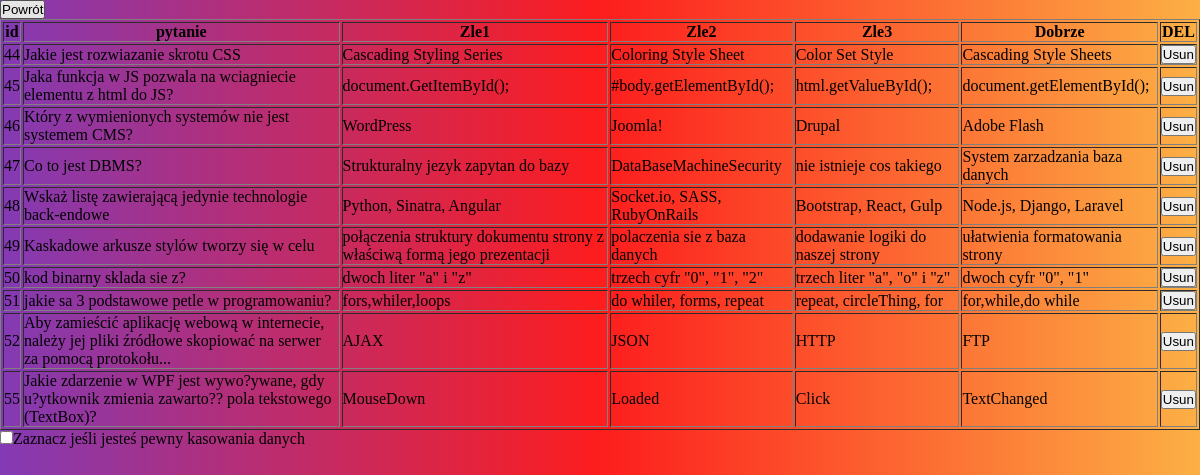
/zmiana.php, run on the app's committed database.
### tables this page shows
CREATE TABLE `kontent` (
  `id` tinyint(4) NOT NULL,
  `pytanie` text NOT NULL,
  `odpZ` text NOT NULL,
  `odpZ2` text NOT NULL,
  `odpZ3` text NOT NULL,
  `odpG` text NOT NULL
);

### zmiana.php (the view, shortened to what this page needs)
<!DOCTYPE html>
<html lang="en">
<head>
    <link rel='stylesheet' href='styles.css'>
</head>
<body>
<form method="GET">
    <button name="back" value="back">Powrót</button>
</form>
<?php
$con = new mysqli("localhost","root","","quiz");
echo "<form method='GET'>";
echo "<table border=1>";
echo "<tr>";
$Kolumny = ["id","pytanie","Zle1","Zle2","Zle3","Dobrze","DEL"];
for($i=0;$i<count($Kolumny);$i++){
    echo "<th>".$Kolumny[$i]."</th>";
}
echo "</tr>";
$sql2 = "SELECT * FROM kontent";
$result2 = $con->query($sql2);
while($row2 = $result2->fetch_row()){
    echo "<tr>";
    echo "<td>".$row2[0]."</td>";
    echo "<td>".$row2[1]."</td>";
    echo "<td>".$row2[2]."</td>";
    echo "<td>".$row2[3]."</td>";
    echo "<td>".$row2[4]."</td>";
    echo "<td>".$row2[5]."</td>";
    echo "<td>"."<button name='delete' value='".$row2[0]."'>Usun</button>"."</td>";
    echo "</tr>";
}
echo "</table>";
echo "<input type='checkbox' name='zgoda' value='Zgoda'>";
echo "<label for='zgoda'>Zaznacz jeśli jesteś pewny kasowania danych</label>";
echo "</form>";
?>
</body>
</html>

### styles.css (style rules this page uses)
* { margin: 0; padding: 0; }
body { background: rgb(131,58,180); background: linear-gradient(90deg, rgba(131,58,180,1) 0%, rgba(253,29,29,1) 50%, rgba(252,176,69,1) 100%); }

### data on the page
kontent: id "44", pytanie "Jakie jest rozwiazanie skrotu CSS", odpZ "Cascading Styling Series", odpZ2 "Coloring Style Sheet", odpZ3 "Color Set Style", odpG "Cascading Style Sheets"
kontent: id "45", pytanie "Jaka funkcja w JS pozwala na wciagniecie elementu z html do JS?", odpZ "document.GetItemById();", odpZ2 "#body.getElementById();", odpZ3 "html.getValueById();", odpG "document.getElementById();"
kontent: id "46", pytanie "Który z wymienionych systemów nie jest systemem CMS?", odpZ "WordPress", odpZ2 "Joomla!", odpZ3 "Drupal", odpG "Adobe Flash"
kontent: id "47", pytanie "Co to jest DBMS?", odpZ "Strukturalny jezyk zapytan do bazy", odpZ2 "DataBaseMachineSecurity", odpZ3 "nie istnieje cos takiego", odpG "System zarzadzania baza danych"
kontent: id "48", pytanie "Wskaż listę zawierającą jedynie technologie back-endowe", odpZ "Python, Sinatra, Angular", odpZ2 "Socket.io, SASS, RubyOnRails", odpZ3 "Bootstrap, React, Gulp", odpG "Node.js, Django, Laravel"
kontent: id "49", pytanie "Kaskadowe arkusze stylów tworzy się w celu", odpZ "połączenia struktury dokumentu strony z właściwą formą jego prezentacji", odpZ2 "polaczenia sie z baza danych", odpZ3 "dodawanie logiki do naszej strony", odpG "ułatwienia formatowania strony"
kontent: id "50", pytanie "kod binarny sklada sie z?", odpZ "dwoch liter \"a\" i \"z\"", odpZ2 "trzech cyfr \"0\", \"1\", \"2\"", odpZ3 "trzech liter \"a\", \"o\" i \"z\"", odpG "dwoch cyfr \"0\", \"1\""
kontent: id "51", pytanie "jakie sa 3 podstawowe petle w programowaniu?", odpZ "fors,whiler,loops", odpZ2 "do whiler, forms, repeat", odpZ3 "repeat, circleThing, for", odpG "for,while,do while"
kontent: id "52", pytanie "Aby zamieścić aplikację webową w internecie, należy jej pliki źródłowe skopiować na serwer za pomocą protokołu...", odpZ "AJAX", odpZ2 "JSON", odpZ3 "HTTP", odpG "FTP"
kontent: id "55", pytanie "Jakie zdarzenie w WPF jest wywo?ywane, gdy u?ytkownik zmienia zawarto?? pola tekstowego (TextBox)?", odpZ "MouseDown", odpZ2 "Loaded", odpZ3 "Click", odpG "TextChanged"

### other printed values
$Kolumny[$i] "id"
$Kolumny[$i] "pytanie"
$Kolumny[$i] "Zle1"
$Kolumny[$i] "Zle2"
$Kolumny[$i] "Zle3"
$Kolumny[$i] "Dobrze"
$Kolumny[$i] "DEL"
